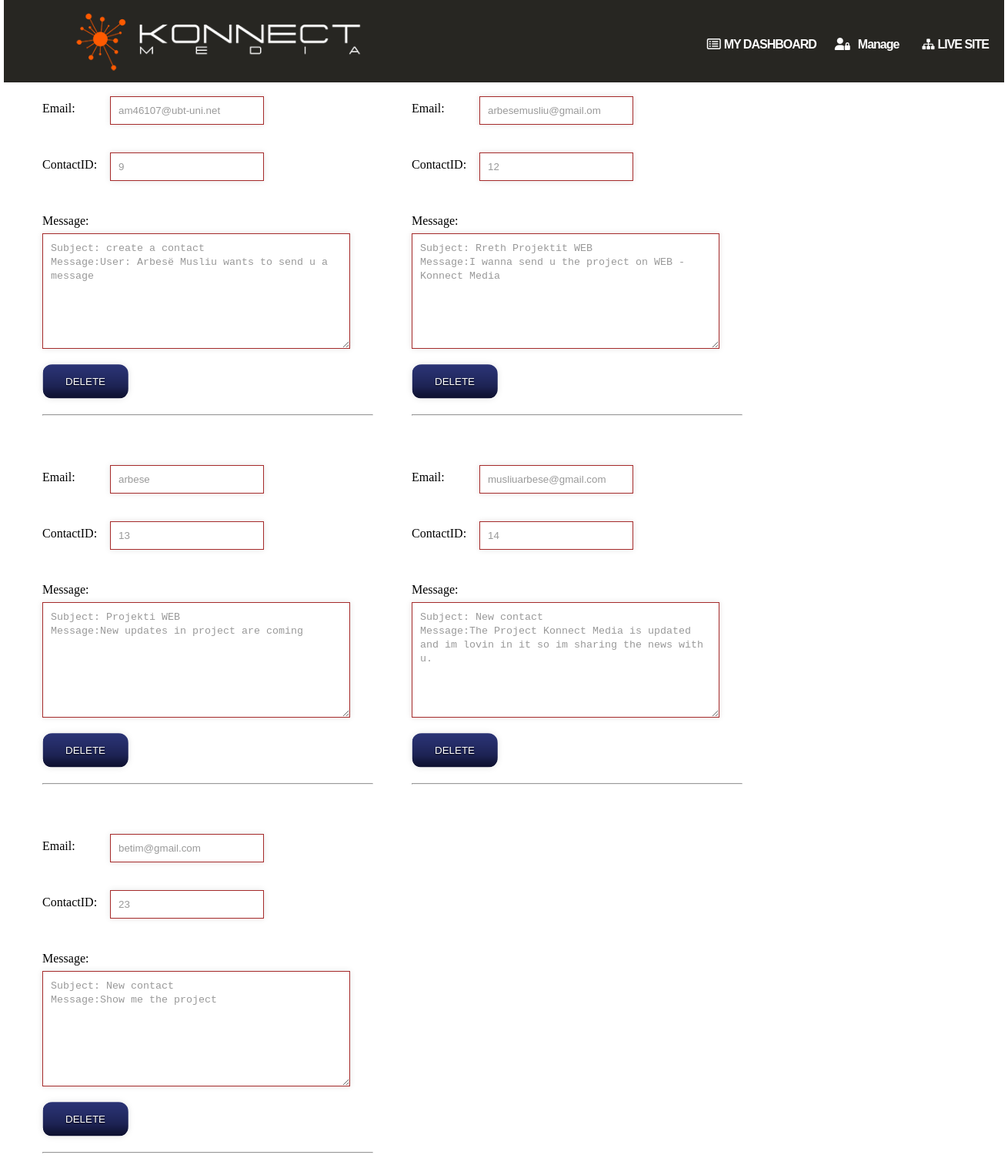
The page /showContact.php on the database its author committed.
### tables this page shows
CREATE TABLE `contact` (
  `contact_id` int(11) NOT NULL,
  `name` varchar(100) NOT NULL,
  `email` varchar(200) NOT NULL,
  `gender` varchar(50) NOT NULL,
  `employeed` varchar(100) NOT NULL,
  `country` varchar(100) NOT NULL,
  `subject` text NOT NULL,
  `message` text NOT NULL
);

### config/database.php (called while the page is built, shortened)
<?php
class database
{
 public function __construct()
 {
    try
    {
        $link = new PDO('mysql:host=localhost;dbname=k_mdatabase', 'root', '');
        $this->pdo = $link;
    }catch(PDOException $e)
    {
        die("DIE". $e->getMessage());
    }
 }
}
?>

### controllers/contactController.php (the view, shortened to what this page needs)
<?php
include ('C:/xampp/htdocs/ProjektiWeb_ArbeseMusliu/config/database.php');
class contactController
{
   protected $db;
    public function __construct()
    {
      $this->db = new database;
    }
   public function all()
   {
       $query = $this->db->pdo->prepare('SELECT * FROM contact');
       $query->execute();
       $result= $query->fetchAll();
      foreach($result as $row){
        $contact_id=$row['contact_id'];
        $email =$row['email'];
        $message=$row['message'];
        $subject=$row['subject'];
         ?>
     <form action="deleteContact.php" class="form-contact" method="post" onsubmit = "destroy(<?php echo $contact_id; ?>);">
        <div class="holder">
            <br><label for="email">Email:<span class="green"></span> </label>
            <input type="text" name="email" value="<?php echo $email;  ?>" id ="email"/>
        </div>
        <div class = "holder">
           <br><br> <label for="contact_id">ContactID:<span class="green"></span> </label>
           <input type="text" name="contact_id" value="<?php echo $contact_id;  ?>" id ="contact_id"/>
        </div>
        <div class="holder">
            <br><br><label for="message">Message: <span class="green"></span></label>
            <textarea rows="10" cols="10" name="message" id="message"><?php echo 'Subject: ', $subject; echo "\r\n"; echo 'Message:',  $message; ?></textarea>
        </div>
            <input type="submit"  value="DELETE" class="formButoni" onclick=""/>
            <hr>
    </form>
<?php
      }
   }
}
?>

### Style.css (style rules this page uses)
* { box-sizing: border-box; }
.form-contact { width: 430px; float: left; }
label { float: left; line-height: 1.25em; margin: 0 8px 0 0; padding: 6px 0; text-align: left; width: 80px; }
.formButoni { border: hidden; border-radius: 13px; background: url(img/send-btn.png) no-repeat left top; width: 112px; height: 45px; text-align: center; line-height: 45px; cursor: pointer; color: #FFF; text-shadow: 0 1px 2px #000000; text-transform: uppercase; padding: 0; margin-top:20px; margin-right:20px; }
.formButoni { display: inline-table; }
input, textarea { padding: 10px; border: 1px solid brown; width: 200px; color: #999999; box-shadow: rgba(0, 0, 0, 0.1) 0px 0px 8px; -moz-box-shadow: rgba(0, 0, 0, 0.1) 0px 0px 8px; -webkit-box-shadow: rgba(0, 0, 0, 0.1) 0px 0px 8px; }
textarea { width: 400px; height: 150px; max-width: 400px; line-height: 18px; }
hr { margin-top: 20px; margin-bottom: 30px; }
form { margin-left: 50px; }

### rows shown on the page
contact: email "am46107@ubt-uni.net", contact_id "9", message "Subject: create a contact Message:User: Arbesë Musliu wants to send u a message"
contact: email "arbesemusliu@gmail.om", contact_id "12", message "Subject: Rreth Projektit WEB Message:I wanna send u the project on WEB - Konnect Media"
contact: email "arbese", contact_id "13", message "Subject: Projekti WEB Message:New updates in project are coming"
contact: email "musliuarbese@gmail.com", contact_id "14", message "Subject: New contact Message:The Project Konnect Media is updated and im lovin in it so im sharing the news with u."
contact: email "betim@gmail.com", contact_id "23", message "Subject: New contact Message:Show me the project"
